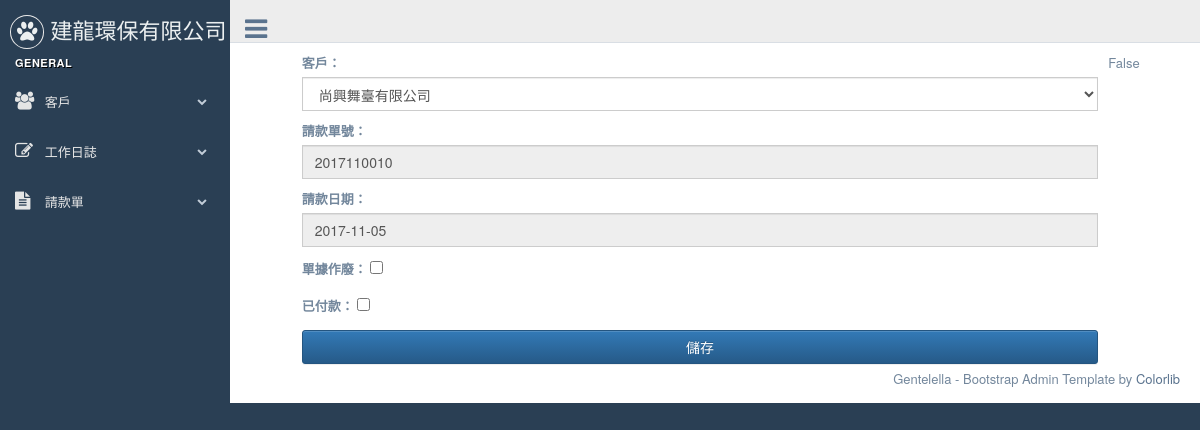
Before: /bills/42/edit/ with the older database file.
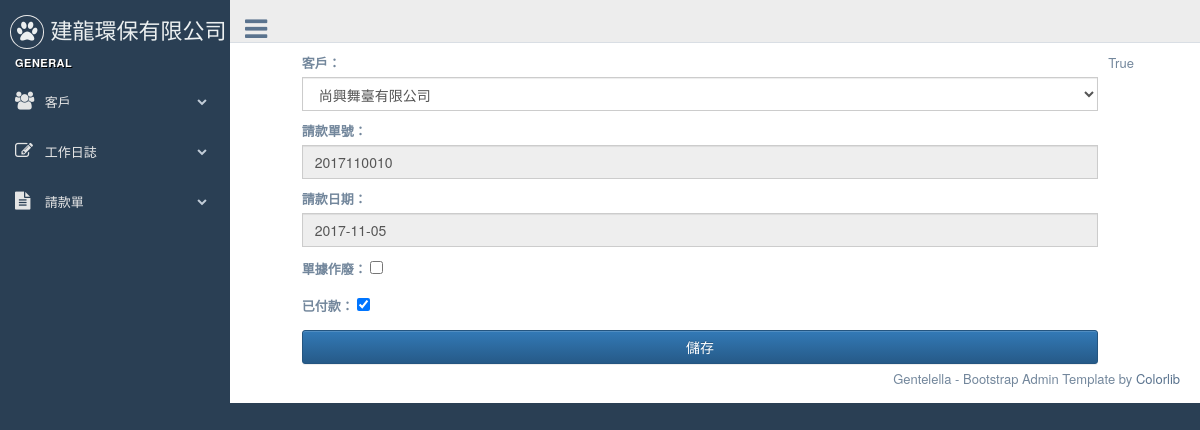
After: the same page with the newer database file.
### bills/models.py (models this page shows, shortened)
class Bill(models.Model):
    customer = models.ForeignKey(Customer, on_delete=models.CASCADE)
    bill_number = models.CharField(max_length=12, null=True, blank=True, unique=True)
    ord_date = models.DateField(default=timezone.now) #請款日期
    created = models.DateTimeField(auto_now_add=True)
    updated = models.DateTimeField(auto_now=True)
    objects = BillNumberManager()
    is_valid = models.BooleanField(default=False, verbose_name="單據作廢")# True代表此單據作廢
    paied = models.BooleanField(default=False,verbose_name="已付款")# True代表此單據已付款
    class Meta:
        ordering = ('-created',)

### bills/views.py (the view)
# urls.py: url(r'^(?P<pk>\d+)/edit/$', BillUpdate.as_view( template_name = 'bills/bill_form.html' ), name="bill_edit" ),
class BillUpdate(UpdateView):
    title = '修訂請款單'
    model = Bill
    form_class = BillEditForm
    success_url = reverse_lazy('bills:bill_list')

### bills/forms.py
class BillEditForm(forms.ModelForm):
    customer = forms.ModelChoiceField( queryset= Customer.objects.filter(invalid=False),
                                        widget= forms.Select( attrs={'class':'form-control' } )
                                        ,label=('客戶') )
    ord_date = forms.CharField( widget= forms.TextInput(attrs={'class':'form-control' ,'readonly':'readonly'} ) ,label=('請款日期'))
    bill_number = forms.CharField( widget= forms.TextInput(attrs={'class':'form-control' ,'readonly':'readonly'}),label=('請款單號') )
    class Meta:
        model = Bill
        exclude = ('create','updated' )

### customers/models.py (called while the page is built)
    def __str__(self):
        return self.title

### templates/bills/bill_form.html (shortened to what this page needs)
{% extends "base.html" %}
{% block content %}
{{ object.paied }}
<div class="col-sm-8 col-md-10 col-sm-offset-1 col-md-offset-1" >
<form action='' method="POST"  enctype="multipart/form-data" >{% csrf_token %}
{{  form.as_p }}
<input type="submit" class="btn btn-primary form-control" value="儲存"/>
</form>
</div>
{% endblock content %}

Changed rows visible on the page:
changed Bill: paied "False" → "True"
Other visible differences:
form field paied: "☐" → "☑"
